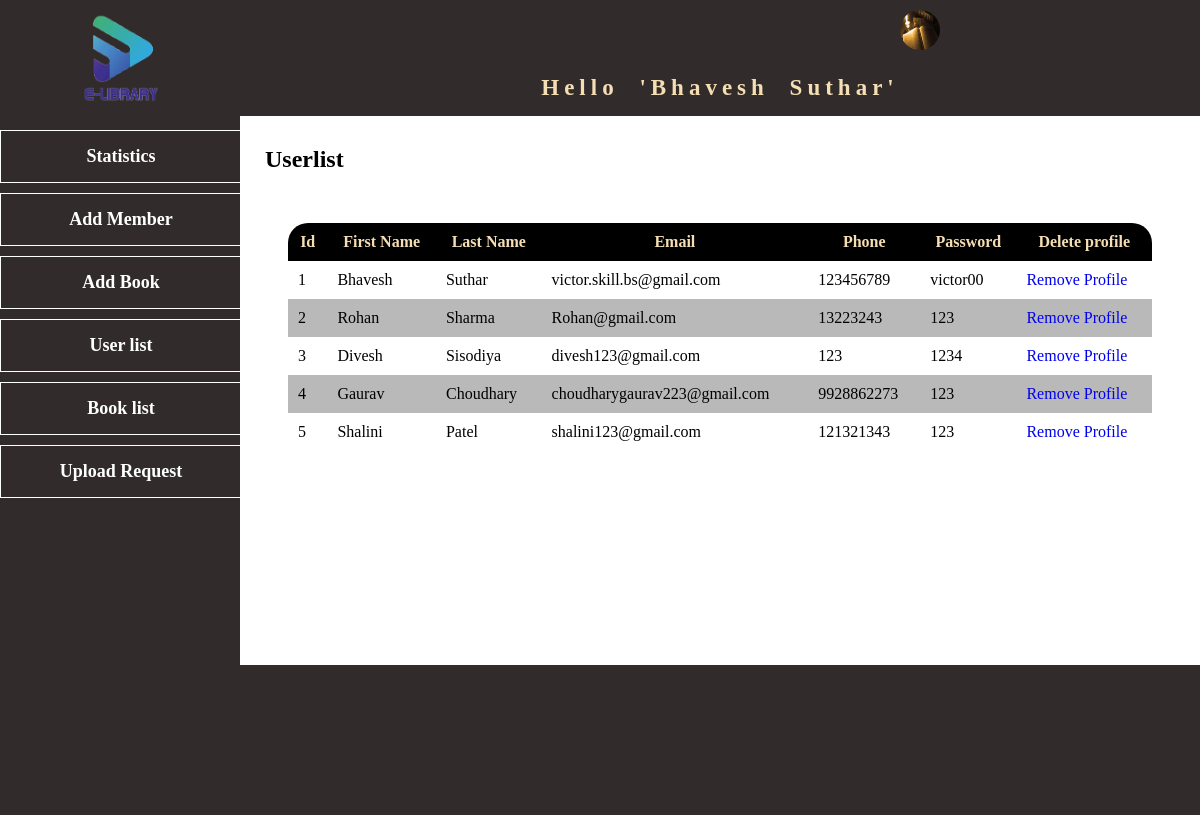
The page /admin/dashboard.php?acitivity=userlist (signed in) on the database its author committed.
### tables this page shows
CREATE TABLE `member` (
  `Id` int(11) NOT NULL,
  `First_Name` varchar(200) NOT NULL,
  `Last_Name` varchar(200) NOT NULL,
  `Email` varchar(250) NOT NULL,
  `Phone` bigint(15) NOT NULL,
  `Password` varchar(200) NOT NULL,
  `img_status` bigint(11) NOT NULL
);

### admin/userlist.php (the view, shortened to what this page needs)
<!DOCTYPE html>
<html lang="en">
<head>
    <link rel="stylesheet" href="CSS/uploadrequest.css">
</head>
<body>
    <div class="admin_name">
        <?php
            echo "Hello '".$_SESSION['Name']."'";
        ?>
    </div>
    <div class="field">
        <div class="head">
            <h2>Userlist</h2>
        </div>
        <table>
            <tr>
                <th>Id</th>
                <th>First Name</th>
                <th>Last Name</th>
                <th>Email</th>
                <th>Phone</th>
                <th>Password</th>
                <th>Delete profile</th>
            </tr>
            <?php
                $sql = "SELECT * FROM member";
                $result = mysqli_query($conn, $sql);
                if(mysqli_num_rows($result)>0)
                {
                    while ($row = mysqli_fetch_assoc($result)) {
                    echo"<tr>
                        <td>".$row['Id']."</td>
                        <td>".$row['First_Name']."</td>
                        <td>".$row['Last_Name']."</td>
                        <td>".$row['Email']."</td>
                        <td>".$row['Phone']."</td>
                        <td> ".$row['Password']."</a></td>
                        <td><a href='removeuser.php?activity=".$row['Id']."'> Remove Profile</a></td>
                    </tr>";
                    }
                    }
            ?>
        </table>
    </div>
</body>
</html>

### admin/CSS/style.css (style rules this page uses)
* { margin:0px; }
body { margin: 0; min-width: 1200px; background-repeat: no-repeat; }
a { text-decoration: none; }

### admin/CSS/uploadrequest.css (style rules this page uses)
* { margin: 0; }
.admin_name { text-align: center; font-size: 23px; font-weight: 700; word-spacing: 10px; letter-spacing: 5px; background: rgb(49, 43, 43); padding: 15px; color: wheat; }
.head { padding: 30px 0px 10px 25px; }
body { margin: 0; min-width: 1200px; background: white; background-repeat: no-repeat; }
table { border-collapse: collapse; padding: 10px; width: 90%; margin: 40px 0px 0px 5%; }
tr:nth-child(odd) { background: rgba(0, 0, 0, 0.274); }
tr:nth-child(1) { background: black; color: wheat; }
tr, th, td { padding: 10px; }
tr th:nth-child(1) { border-top-left-radius: 20px; }
tr th:last-child { border-top-right-radius: 20px; }

### rows shown on the page
member: Id "1", First_Name "Bhavesh", Last_Name "Suthar", Email "victor.skill.bs@gmail.com", Phone "123456789", Password "victor00"
member: Id "2", First_Name "Rohan", Last_Name "Sharma", Email "Rohan@gmail.com", Phone "13223243", Password "123"
member: Id "3", First_Name "Divesh", Last_Name "Sisodiya", Email "divesh123@gmail.com", Phone "123", Password "1234"
member: Id "4", First_Name "Gaurav", Last_Name "Choudhary", Email "choudharygaurav223@gmail.com", Phone "9928862273", Password "123"
member: Id "5", First_Name "Shalini", Last_Name "Patel", Email "shalini123@gmail.com", Phone "121321343", Password "123"

### other values the page prints
$_SESSION['Name'] "Bhavesh Suthar"
